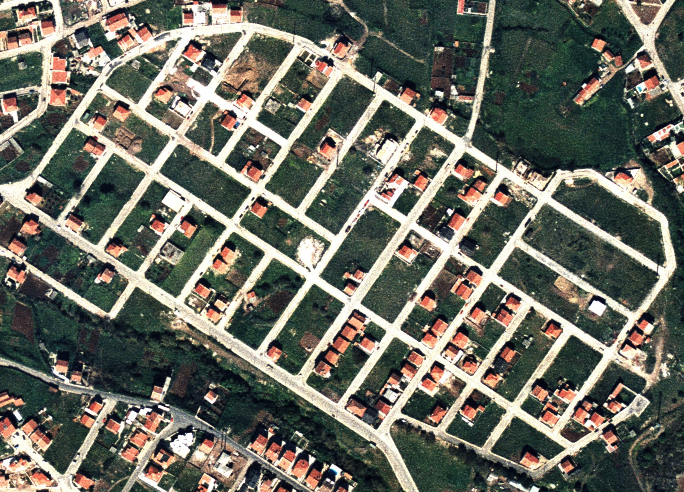
#> input picture PI_proj2/PI_proj2/ik02.tif, 684 x 492 px
$ python ex3.py
#> lines starting #> are read from the running program, lines starting #| are printed output that depends on the picture; after the words box and inside, x2 and y2 are one past the last pixel; in counts of white or black regions, pixels touching at a corner belong together
# -*- coding: utf-8 -*-
"""
Created on Sun Nov  3 23:31:43 2019

@author: joao

Nome: João Miguel Pinto Ferreira
nº aluno: 50214
curso: Engenharia Geoespacial
disciplina: Processamento Digital de Imagem
Projeto 2, exercicio 3
"""

import numpy as np
import matplotlib.pyplot as plt
from copy import deepcopy
from imageio import imread
from skimage.morphology import disk, rectangle, \
binary_dilation, binary_opening, binary_closing


def reconstrucao_bin(mask,marker):
    se=rectangle(3,3)
    ant=np.zeros(mask.shape)
    R=deepcopy(marker)
    while np.array_equal(R,ant)==False:
        ant=R
        R=np.logical_and(binary_dilation(R,se),mask)
    return R

# Abre a imagem
img = imread('ik02.tif')
#> img is the input picture: shape (492, 684, 3); mean R, G, B 106.6, 107.6, 97.1
#separa as bandas
R=img[:,:,0]
G=img[:,:,1]
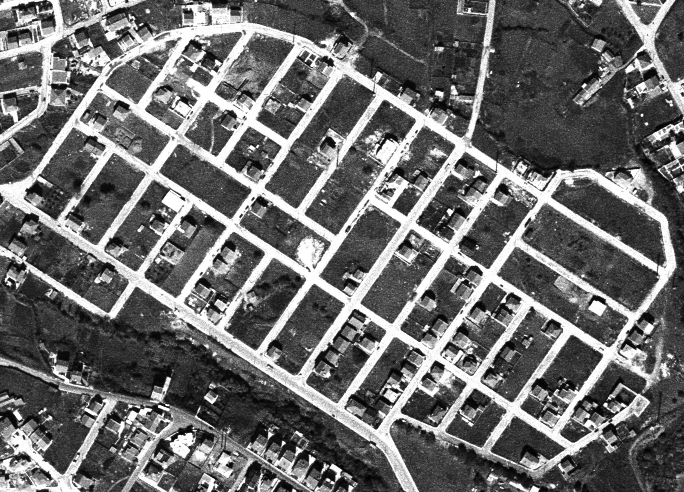
#> G: shape (492, 684); min 0, max 255, mean 107.6
B=img[:,:,2]
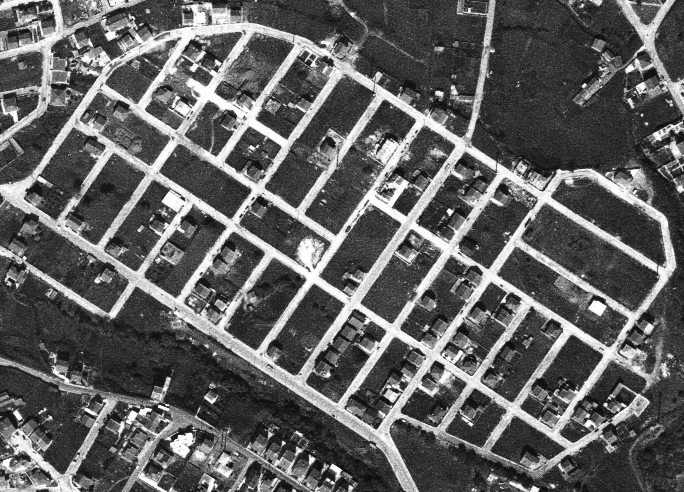
#> B: shape (492, 684); min 9, max 255, mean 97.1

#operações com bandas para obter um histograma que permita extrair as casas
f=abs((R-G+(G-B))+45)
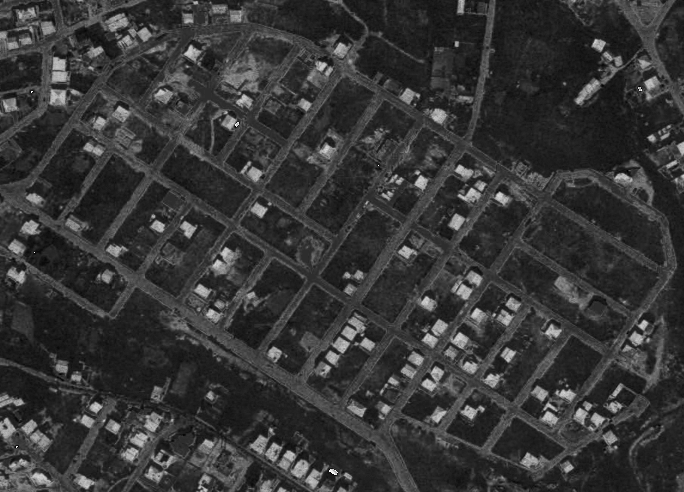
#> f: shape (492, 684); min 0, max 255, mean 54.6

#histograma de f
h,r=np.histogram(f, bins=256, range=(0,256))
#> h = 256 values, max 10763 at index 32, min 0 at index 218, mean 1314.6; r = 257 values from 0 to 256


# limiarizaçã de histograma pelo método da	máxima	distância
xmax=np.where(h==np.max(h)); xmax=xmax[0][0]
#> after `xmax = np.where(h == np.max(h))`: xmax = ([32],)
#> after `xmax = xmax[0][0]`: xmax = 32
ymax=h[xmax]
#> ymax = 10763
x1=xmax
#> x1 = 32
y1=ymax
#> y1 = 10763
x2=255
y2=h[x2]
#> y2 = 3
a1=(y2-y1)/(x2-x1)
#> a1 = -48.25
b1=y1-a1*x1
#> b1 = 12307
a2=-a1
#> a2 = 48.25
b2=np.zeros((256)); x=np.copy(b2); y=np.copy(b2);d=np.copy(b2)
for i in range (xmax,255):
    b2[i]=h[i]-a2*i
    x[i]=(b1-b2[i])/(a2-a1)
    y[i]=a2*(b1-b2[i])/(a2-a1)+b2[i]
    d[i]=np.sqrt((x[i]-i)**2+(y[i]-h[i])**2)
#> after the loop, b2 = 256 values, max 9219 at index 32, min -12255.8 at index 254, mean -4973; d = 256 values, max 3412.2 at index 100, min 0 at index 0, mean 1836.7; x = 256 values, max 254.5 at index 254, min 0 at index 0, mean 162.6; y = 256 values, max 10763 at index 32, min 0 at index 0, mean 2873.8
t7=np.where(d==np.max(d)); t7=t7[0][0]
#> after `t7 = np.where(d == np.max(d))`: t7 = ([100],)
#> after `t7 = t7[0][0]`: t7 = 100

#criar imagem binária através da máxima distância
binaria=f>t7
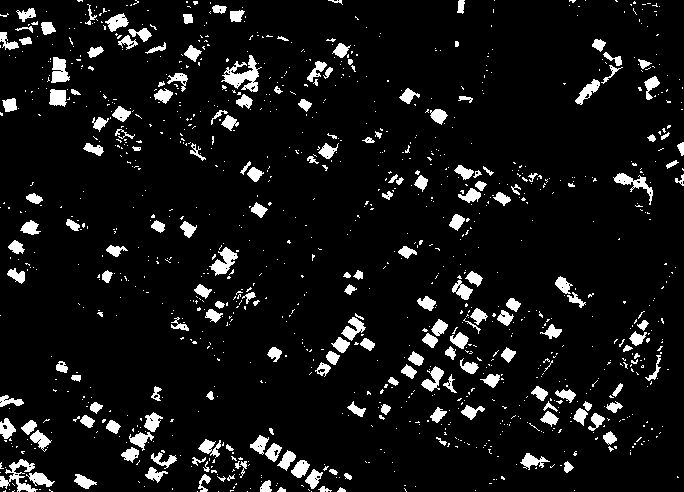
#> binaria: shape (492, 684) bool; 7.6% white; 1146 white regions (954 under 20 px), largest, box (x1, y1, x2, y2) and area: (221, 55, 262, 92) 631, (0, 459, 38, 492) 467, (209, 247, 238, 276) 379
#filtro é um disco pois funciona melhor neste caso
filtro=disk(2)
#operação de abertura
abertura=binary_opening(binaria,filtro)
#> abertura: shape (492, 684) bool; 5.4% white; 185 white regions (24 under 20 px), largest, box (x1, y1, x2, y2) and area: (224, 57, 259, 92) 453, (211, 247, 236, 275) 333, (52, 57, 69, 83) 311
# reconstrução binária
rec=reconstrucao_bin(binaria,abertura)
#> the loop in reconstrucao_bin, `while np.array_equal(R,ant)==False:` made 19 passes
#> after the loop in reconstrucao_bin, `while np.array_equal(R,ant)==False:`:
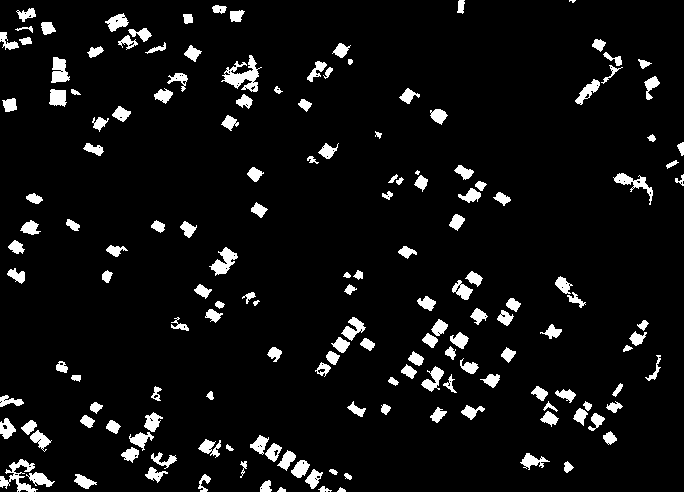
#> R: shape (492, 684) bool; 6.4% white; 163 white regions (2 under 20 px), largest, box (x1, y1, x2, y2) and area: (221, 55, 262, 92) 631, (0, 459, 38, 492) 467, (209, 247, 238, 276) 379
# operação de fecho
fecho=binary_closing(rec,filtro)
#> fecho: shape (492, 684) bool; 6.9% white; 139 white regions (1 under 20 px), largest, box (x1, y1, x2, y2) and area: (0, 459, 55, 492) 826, (315, 317, 366, 377) 768, (221, 55, 262, 92) 731

# multiplicação de cada uma das bandas pela imagem binária
r_f=R*fecho
g_f=G*fecho
b_f=B*fecho

#stack das bandas para criação de imagem RGB
rgb=np.dstack((r_f,g_f,b_f))
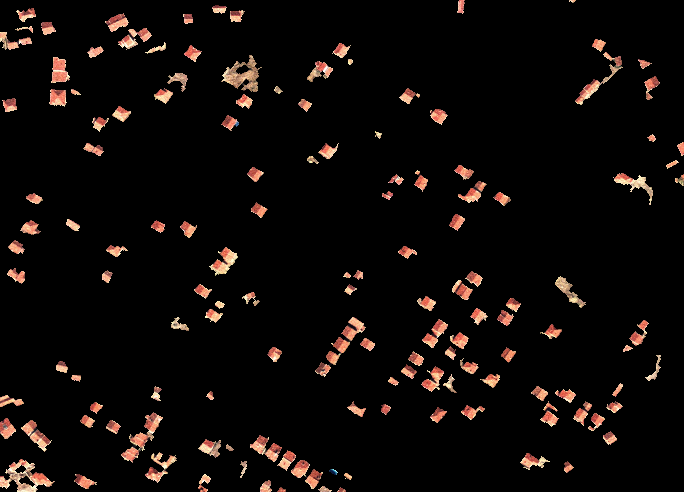
#> rgb: shape (492, 684, 3); mean R, G, B 14.6, 10, 8.2


plt.subplot(121),plt.imshow(img,'gray');plt.axis('off')
plt.title('original')

plt.subplot(122),plt.imshow(rgb);plt.axis('off')
plt.title('casas')

#histograma da imagem f
plt.figure(figsize=(12,2))
plt.subplot(131);plt.plot(h,'g')
plt.title('Histograma')
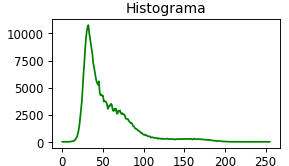
#> figure drawn by matplotlib, 1 panel; curve peaks at x = 32, y = 10763
